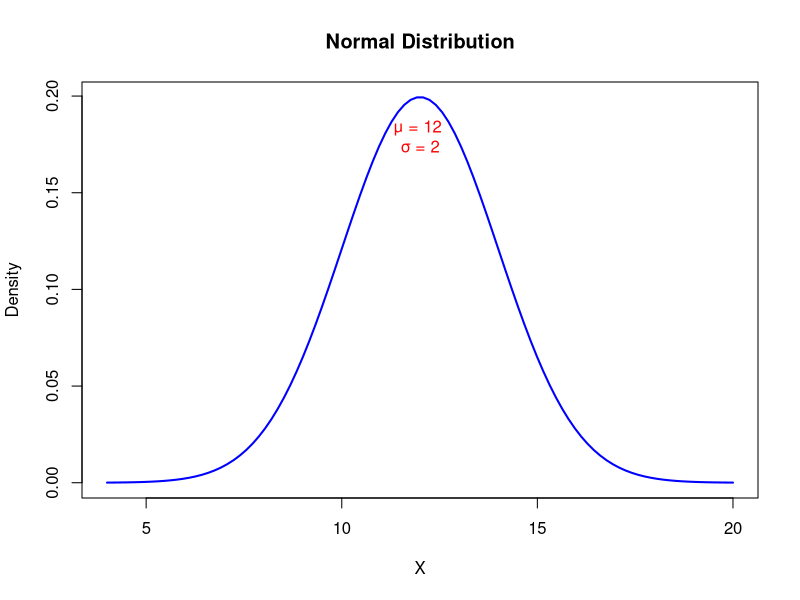
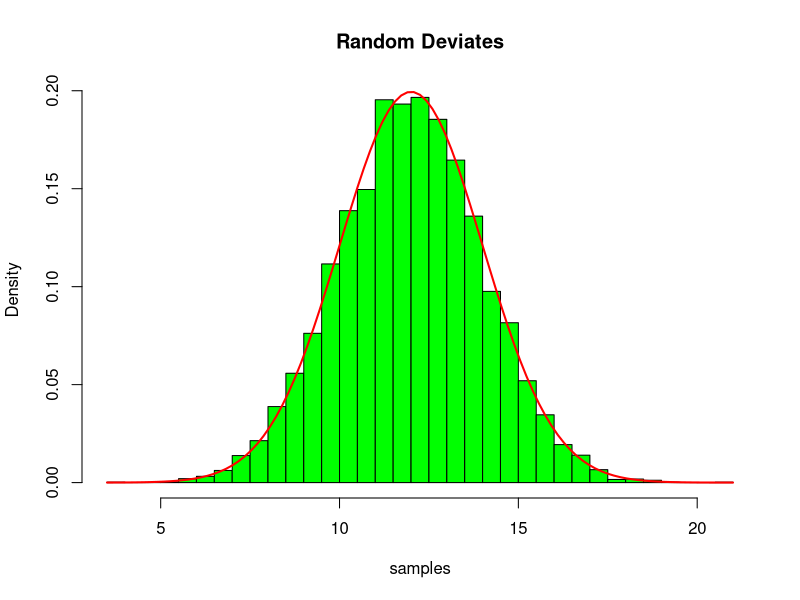
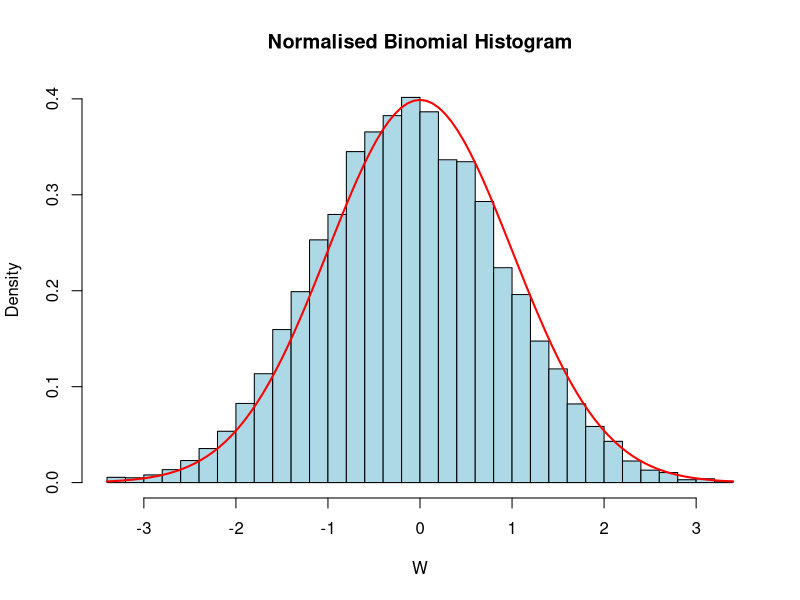
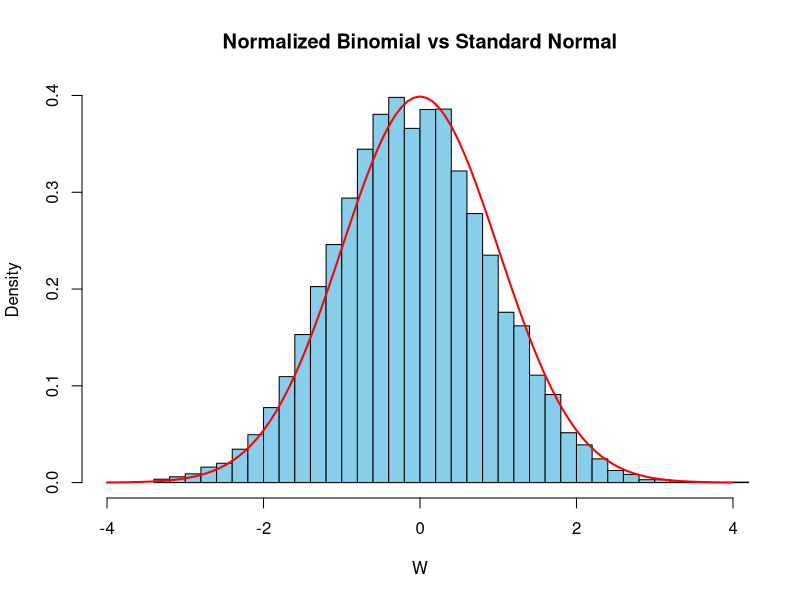
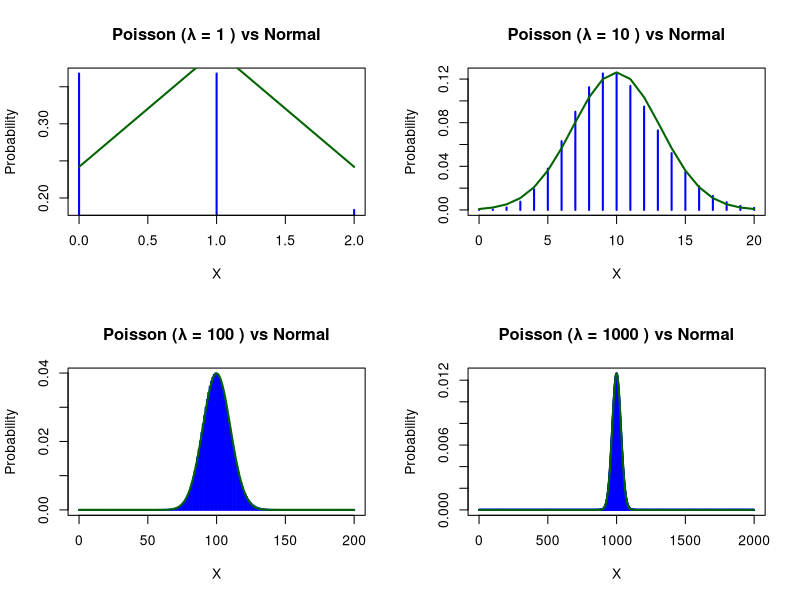
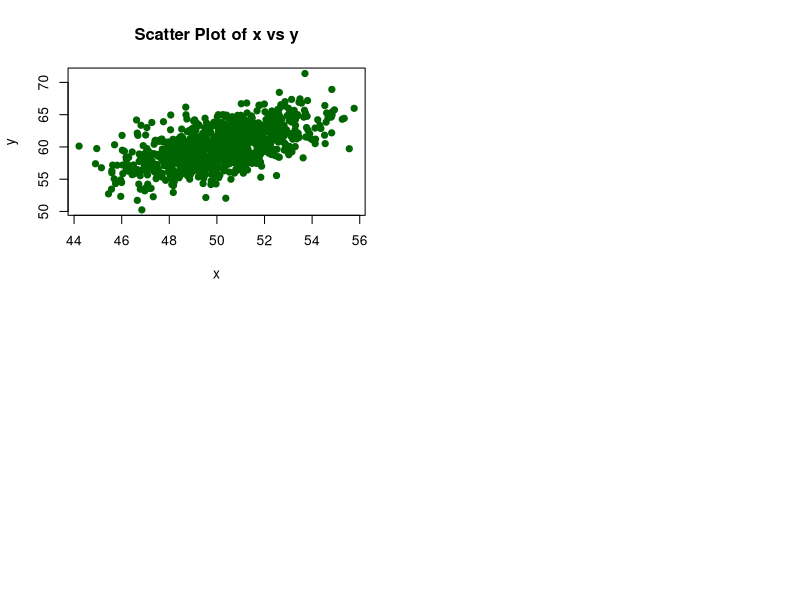

Here is the R script that generated these plots, in order:
# 6) Gaussian Distribution


mu = 12
sigma = 2
x <- mu

pdf_value <- dnorm(x,mean = mu,sd=sigma)
print(paste("PDF value at X=",mu,":",round(pdf_value,4)))


z <- 2
cpdf_z <- pnorm(z)
cpdf_neg_z <- pnorm(-z)

print(paste("CPDF at z=",cpdf_z,":",round(cpdf_z,4)))
print(paste("CPDF at negative z=",cpdf_neg_z,":",round(cpdf_neg_z,4)))
print(paste("Checking if CPDF and neg CPDF is same or not :",cpdf_z == (1 - cpdf_neg_z)))


x_vals <- seq(mu - 4*sigma, mu + 4*sigma, length.out=100)
y_vals <- dnorm(x_vals, mean=mu, sd=sigma)

plot(x_vals, y_vals, type="l", col="blue", lwd=2, main="Normal Distribution",
     xlab="X", ylab="Density")

text(mu, max(y_vals) * 0.9, labels=paste("μ =", mu, "\nσ =", sigma), col="red")

q_75 <- qnorm(0.75, mean=mu, sd=sigma)
print(paste("75th Quantile:", round(q_75, 4)))


#6e)
set.seed(42)
samples <- rnorm(10000, mean=mu, sd=sigma)

hist(samples, breaks=50, probability=TRUE, col="green", main="Random Deviates")
curve(dnorm(x, mean=mu, sd=sigma), col="red", lwd=2, add=TRUE)

# Set parameters
n <- 100  # Increase number of trials for better normal approximation
p <- 0.5
num_samples <- 10000  # More samples give a smoother histogram

# Generate binomial samples
m <- rbinom(num_samples, n, p)

# Standardize to get W
W <- (m - n*p) / sqrt(n*p*(1-p))

# Plot the histogram (density scaling)
hist(W, breaks=30, probability=TRUE, col="lightblue", border="black",
     main="Normalised Binomial Histogram", xlab="W", ylab="Density")

##overlay the standard normal curve
curve(dnorm(x, mean=0, sd=1), col="red", lwd=2, add=TRUE)


#6f) 
n <- 100 #no of trials
p <- 0.5 #probability
mu <- n * p #mean
sigma <- sqrt(n * p * (1 - p)) #std deviation

# binomial data
num_samples <- 10000
m <- rbinom(num_samples, size = n, prob = p) #no of success in n trials

# Normalize
W <- (m - mu) / sigma

# Plot histogram
hist(W, probability = TRUE, breaks = 30, col = "skyblue",
     main = "Normalized Binomial vs Standard Normal",
     xlab = "W", xlim = c(-4, 4))

# Overlay standard normal density
curve(dnorm(x), add = TRUE, col = "red", lwd = 2)



### 6g) Poisson Distributions vs Normal Approximation

lambda_vals <- c(1, 10, 100, 1000)
par(mfrow=c(2,2))

for (lambda in lambda_vals) {
  x_vals <- seq(0, 2 * lambda, by=1)
  pois_vals <- dpois(x_vals, lambda=lambda)
  
  # Poisson PMF plot
  plot(x_vals, pois_vals, type="h", col="blue", lwd=2,
       main=paste("Poisson (λ =", lambda, ") vs Normal"),
       xlab="X", ylab="Probability")
  
  # Normal approximation overlay
  norm_vals <- dnorm(x_vals, mean=lambda, sd=sqrt(lambda))
  lines(x_vals, norm_vals, col="darkgreen", lwd=2)
}

### 6h-i) Generate Correlated Normal Variables and Check Covariance

install.packages("MASS")  # Run only once
library(MASS)

# Generate correlated samples
xy <- mvrnorm(1000, mu=c(50, 60), Sigma=matrix(c(4, 3.7, 3.7, 9), 2, 2))

# Covariance matrix
print("h-i) Sample Covariance Matrix:")
print(var(xy))

### 6h-ii) Extract Vectors and Plot Correlation

x <- xy[,1]
y <- xy[,2]

# Scatter plot
plot(x, y, main="Scatter Plot of x vs y", col="darkgreen", pch=19)

# Variances
cat("Variance of x:", var(x), "\n")
cat("Variance of y:", var(y), "\n")

### 6h-iii) Check Independence by Variance of Sum

var_sum <- var(x + y)
sum_var <- var(x) + var(y)

cat("Variance of (x + y):", var_sum, "\n")
cat("Sum of variances:         ", sum_var, "\n")

### 6h-iv) Compute Covariance from Correlation

cov_xy_calc <- cor(x, y) * sqrt(var(x) * var(y))
cat("Computed Covariance from cor():", cov_xy_calc, "\n")
cat("Reported Covariance from var(xy):    ", var(xy)[1,2], "\n")


